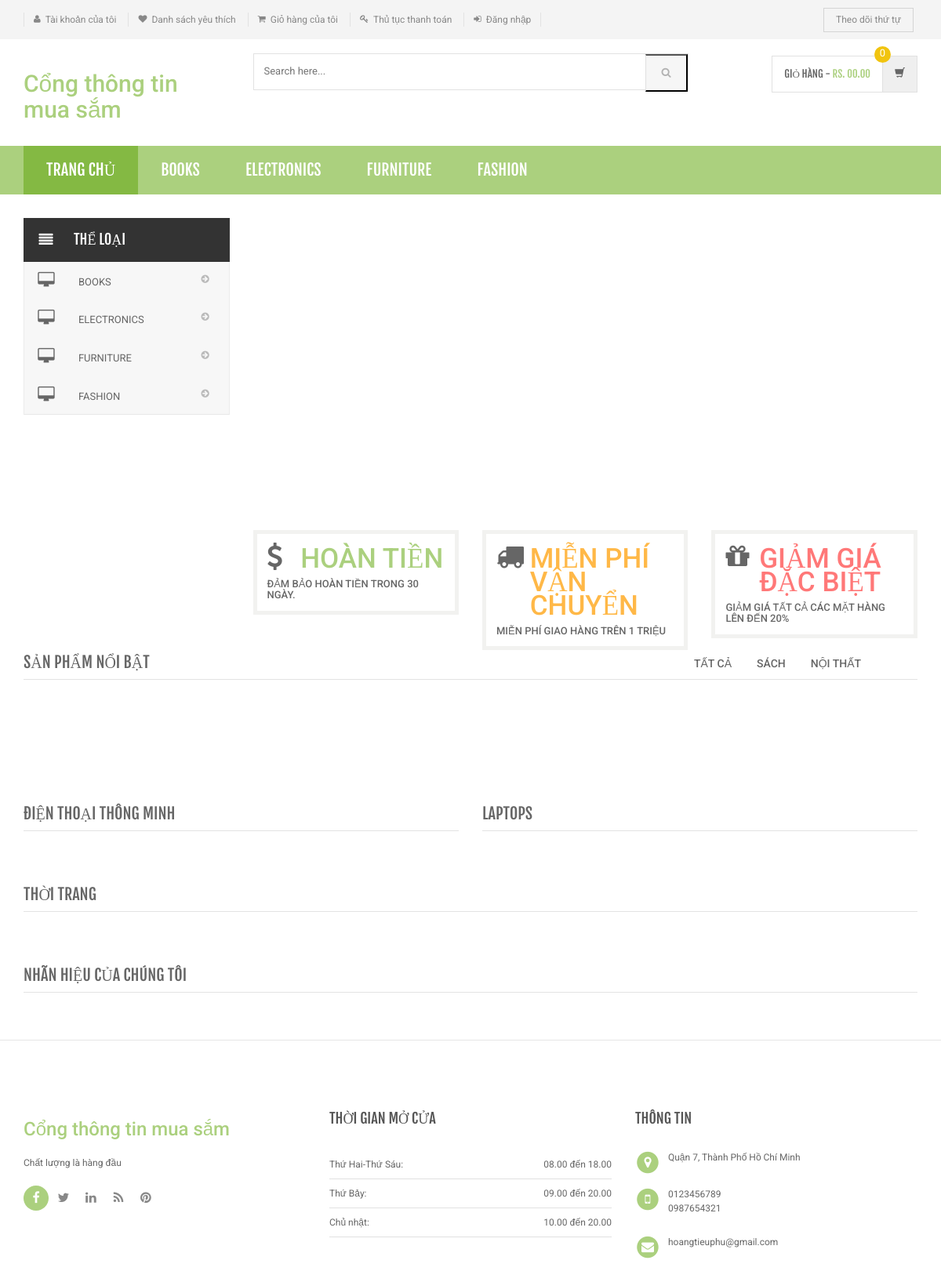
The page /shopping/index.php on the database as committed earlier.
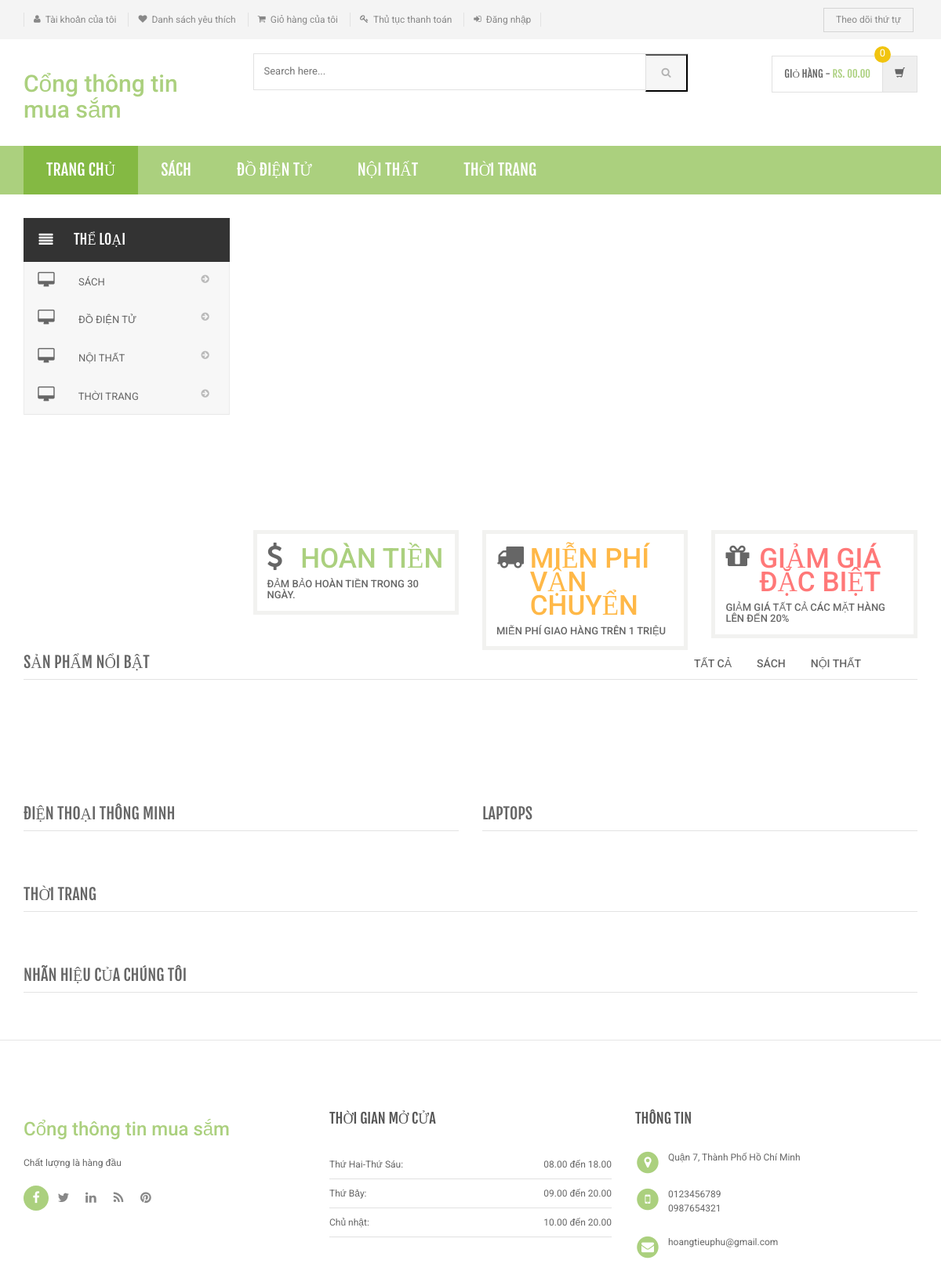
The same page on the database as committed later.
### tables this page shows
CREATE TABLE `category` (
  `id` int(11) NOT NULL,
  `categoryName` varchar(255) DEFAULT NULL,
  `categoryDescription` longtext,
  `creationDate` timestamp NOT NULL DEFAULT CURRENT_TIMESTAMP,
  `updationDate` varchar(255) DEFAULT NULL
);

### shopping/index.php (the view, shortened to what the changed rows need)
<?php
include('includes/config.php');
?>
<!DOCTYPE html>
<html lang="en">
	<head>
	    <link rel="stylesheet" href="assets/css/bootstrap.min.css">
	    <link rel="stylesheet" href="assets/css/main.css">
	    <link rel="stylesheet" href="assets/css/green.css">
	    <link rel="stylesheet" href="assets/css/owl.carousel.css">
		<link rel="stylesheet" href="assets/css/owl.transitions.css">
		<link href="assets/css/lightbox.css" rel="stylesheet">
		<link rel="stylesheet" href="assets/css/animate.min.css">
		<link rel="stylesheet" href="assets/css/rateit.css">
		<link rel="stylesheet" href="assets/css/bootstrap-select.min.css">
		<link rel="stylesheet" href="assets/css/config.css">
		<link href="assets/css/green.css" rel="alternate stylesheet" title="Green color">
		<link href="assets/css/blue.css" rel="alternate stylesheet" title="Blue color">
		<link href="assets/css/red.css" rel="alternate stylesheet" title="Red color">
		<link href="assets/css/orange.css" rel="alternate stylesheet" title="Orange color">
		<link href="assets/css/dark-green.css" rel="alternate stylesheet" title="Darkgreen color">
		<link rel="stylesheet" href="assets/css/font-awesome.min.css">
	</head>
    <body class="cnt-home">
<header class="header-style-1">
<?php include('includes/main-header.php');?>
<?php include('includes/menu-bar.php');?>
</header>
<div class="body-content outer-top-xs" id="top-banner-and-menu">
	<div class="container">
		<div class="furniture-container homepage-container">
		<div class="row">
			<div class="col-xs-12 col-sm-12 col-md-3 sidebar">
	<?php include('includes/side-menu.php');?>
			</div>
		</div>
</div>
</div>
</body>
</html>

### shopping/includes/menu-bar.php (shortened to what the changed rows need)
<div class="header-nav animate-dropdown">
    <div class="container">
        <div class="yamm navbar navbar-default" role="navigation">
            <div class="nav-bg-class">
                <div class="navbar-collapse collapse" id="mc-horizontal-menu-collapse">
	<div class="nav-outer">
		<ul class="nav navbar-nav">
              <?php $sql=mysqli_query($con,"select id,categoryName  from category limit 6");
while($row=mysqli_fetch_array($sql))
{
    ?>
			<li class="dropdown yamm">
				<a href="category.php?cid=<?php echo $row['id'];?>"> <?php echo $row['categoryName'];?></a>
			</li>
			<?php } ?>
		</ul>
	</div>
</div>
            </div>
        </div>
    </div>
</div>

### shopping/includes/side-menu.php (shortened to what the changed rows need)
<div class="side-menu animate-dropdown outer-bottom-xs">
    <nav class="yamm megamenu-horizontal" role="navigation">
        <ul class="nav">
            <li class="dropdown menu-item">
              <?php $sql=mysqli_query($con,"select id,categoryName  from category");
while($row=mysqli_fetch_array($sql))
{
    ?>
                <a href="category.php?cid=<?php echo $row['id'];?>" class="dropdown-toggle"><i class="icon fa fa-desktop fa-fw"></i>
                <?php echo $row['categoryName'];?></a>
                <?php }?>
</li>
</ul>
    </nav>
</div>

Rows that differ between the two databases and show on the page:
changed category: categoryName "BOOKS" → "SÁCH"
changed category: categoryName "ELECTRONICS" → "ĐỒ ĐIỆN TỬ"
changed category: categoryName "FURNITURE" → "NỘI THẤT"
changed category: categoryName "FASHION" → "THỜI TRANG"
